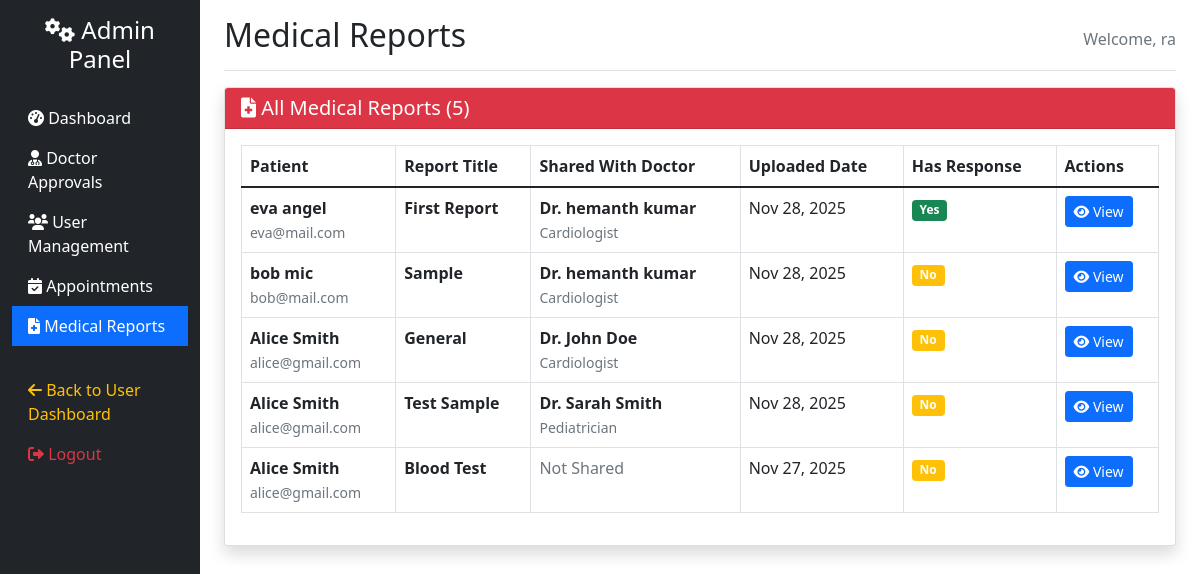
Page /users/admin/reports/ (signed in) on the committed database.
### apps/reports/models.py (models this page shows, shortened)
class MedicalReport(models.Model):
    patient = models.ForeignKey(User, on_delete=models.CASCADE)
    title = models.CharField(max_length=200)
    description = models.TextField(blank=True)
    report_file = models.FileField(upload_to='medical_reports/')
    uploaded_at = models.DateTimeField(auto_now_add=True)
    analysis_results = models.TextField(blank=True)
    category = models.CharField(
        max_length=50,
        choices=(
            ('cardiologist', 'Cardiology'),
            ('pediatrician', 'Pediatrics'),
            ('general', 'General Medicine'),
            ('orthopedic', 'Orthopedics'),
            ('neurologist', 'Neurology'),
            ('dermatologist', 'Dermatology'),
            ('psychiatrist', 'Psychiatry'),
            ('dentist', 'Dentistry'),
        ),
        blank=True,
        null=True
    )
    shared_with = models.ForeignKey(User, on_delete=models.SET_NULL, null=True, blank=True,
                                  related_name='shared_reports', limit_choices_to={'profile__user_type': 'doctor', 'profile__status': 'approved'})
    class Meta:
        app_label = 'reports'
        ordering = ['-uploaded_at']

### apps/users/models.py (models this page shows, shortened)
class Profile(models.Model):
    USER_TYPES = (
        ('patient', 'Patient'),
        ('doctor', 'Doctor'),
    )
    SPECIALIZATION_CHOICES = (
        ('cardiologist', 'Cardiologist'),
        ('pediatrician', 'Pediatrician'),
        ('general', 'General Physician'),
        ('orthopedic', 'Orthopedic'),
        ('neurologist', 'Neurologist'),
        ('dermatologist', 'Dermatologist'),
        ('psychiatrist', 'Psychiatrist'),
        ('dentist', 'Dentist'),
    )
    STATUS_CHOICES = (
        ('pending', 'Pending Approval'),
        ('approved', 'Approved'),
        ('rejected', 'Rejected'),
    )
    user = models.OneToOneField('auth.User', on_delete=models.CASCADE)
    user_type = models.CharField(max_length=10, choices=USER_TYPES)
    phone = models.CharField(max_length=15, blank=True)
    address = models.TextField(blank=True)
    specialization = models.CharField(max_length=50, choices=SPECIALIZATION_CHOICES, blank=True, null=True)
    license_number = models.CharField(max_length=100, blank=True, null=True)
    experience = models.IntegerField(blank=True, null=True, help_text="Years of experience")
    hospital_name = models.CharField(max_length=200, blank=True, null=True)
    status = models.CharField(max_length=10, choices=STATUS_CHOICES, default='pending')
    bio = models.TextField(blank=True)
    class Meta:
        app_label = 'users'

### apps/users/views.py (the view)
# urls.py: path('admin/reports/', views.admin_reports, name='admin_reports'),
@staff_member_required
def admin_reports(request):
    from apps.reports.models import MedicalReport
    reports = MedicalReport.objects.all().select_related('patient', 'shared_with').order_by('-uploaded_at')
    context = {
        'reports': reports,
    }
    return render(request, 'admin/reports.html', context)

### healthcare/admin_context.py (called while the page is built)
def admin_context(request):
    if request.user.is_authenticated and request.user.is_staff:
        pending_count = Profile.objects.filter(user_type='doctor', status='pending').count()
        return {'pending_count': pending_count}
    return {}

### templates/admin/reports.html (shortened to what this page needs)
{% extends 'admin/base.html' %}
{% block admin_title %}Medical Reports{% endblock %}
{% block admin_content %}
<div class="card shadow">
    <div class="card-header bg-danger text-white">
        <h5 class="m-0 font-weight-bold">
            <i class="fas fa-file-medical"></i> All Medical Reports ({{ reports.count }})
        </h5>
    </div>
    <div class="card-body">
        {% if reports %}
            <div class="table-responsive">
                <table class="table table-bordered table-hover">
                    <thead>
                        <tr>
                            <th>Patient</th>
                            <th>Report Title</th>
                            <th>Shared With Doctor</th>
                            <th>Uploaded Date</th>
                            <th>Has Response</th>
                            <th>Actions</th>
                        </tr>
                    </thead>
                    <tbody>
                        {% for report in reports %}
                        <tr>
                            <td>
                                <strong>{{ report.patient.get_full_name }}</strong><br>
                                <small class="text-muted">{{ report.patient.email }}</small>
                            </td>
                            <td>
                                <strong>{{ report.title }}</strong><br>
                            </td>
                            <td>
                                {% if report.shared_with %}
                                <strong>Dr. {{ report.shared_with.get_full_name }}</strong><br>
                                <small class="text-muted">{{ report.shared_with.profile.get_specialization_display }}</small>
                                {% else %}
                                <span class="text-muted">Not Shared</span>
                                {% endif %}
                            </td>
                            <td>{{ report.uploaded_at|date:"M d, Y" }}</td>
                            <td>
                                {% if report.doctor_response %}
                                <span class="badge bg-success">Yes</span>
                                {% else %}
                                <span class="badge bg-warning">No</span>
                                {% endif %}
                            </td>
                            <td>
                                <a href="{% url 'report_detail' report.id %}" class="btn btn-primary btn-sm" target="_blank">
                                    <i class="fas fa-eye"></i> View
                                </a>
                            </td>
                        </tr>
                        {% endfor %}
                    </tbody>
                </table>
            </div>
        {% else %}
            <div class="alert alert-info">
                <i class="fas fa-info-circle"></i> No medical reports found in the system.
            </div>
        {% endif %}
    </div>
</div>
{% endblock %}

### templates/admin/base.html (shortened to what this page needs)
<!DOCTYPE html>
<html lang="en">
<head>
    <link href="https://cdn.jsdelivr.net/npm/bootstrap@5.1.3/dist/css/bootstrap.min.css" rel="stylesheet">
    <link rel="stylesheet" href="https://cdnjs.cloudflare.com/ajax/libs/font-awesome/6.0.0/css/all.min.css">
</head>
<body>
    <div class="container-fluid">
        <div class="row">
            <nav class="col-md-3 col-lg-2 d-md-block sidebar collapse bg-dark">
                <div class="position-sticky pt-3">
                    <h4 class="text-white text-center mb-4">
                        <i class="fas fa-cogs"></i> Admin Panel
                    </h4>
                    <ul class="nav flex-column">
                        <li class="nav-item">
                            <a class="nav-link {% if request.resolver_match.url_name == 'admin_dashboard' %}active{% endif %}"
                               href="{% url 'admin_dashboard' %}">
                                <i class="fas fa-tachometer-alt"></i> Dashboard
                            </a>
                        </li>
                        <li class="nav-item">
                            <a class="nav-link {% if request.resolver_match.url_name == 'admin_doctor_approvals' %}active{% endif %}"
                               href="{% url 'admin_doctor_approvals' %}">
                                <i class="fas fa-user-md"></i> Doctor Approvals
                            </a>
                        </li>
                        <li class="nav-item">
                            <a class="nav-link {% if request.resolver_match.url_name == 'admin_user_management' %}active{% endif %}"
                               href="{% url 'admin_user_management' %}">
                                <i class="fas fa-users"></i> User Management
                            </a>
                        </li>
                        <li class="nav-item">
                            <a class="nav-link {% if request.resolver_match.url_name == 'admin_appointments' %}active{% endif %}"
                               href="{% url 'admin_appointments' %}">
                                <i class="fas fa-calendar-check"></i> Appointments
                            </a>
                        </li>
                        <li class="nav-item">
                            <a class="nav-link {% if request.resolver_match.url_name == 'admin_reports' %}active{% endif %}"
                               href="{% url 'admin_reports' %}">
                                <i class="fas fa-file-medical"></i> Medical Reports
                            </a>
                        </li>
                        <li class="nav-item mt-4">
                            <a class="nav-link text-warning" href="{% url 'dashboard' %}">
                                <i class="fas fa-arrow-left"></i> Back to User Dashboard
                            </a>
                        </li>
                        <li class="nav-item">
                            <form method="post" action="{% url 'logout' %}">
                                <button type="submit" class="nav-link text-danger btn btn-link" style="border: none; background: none; cursor: pointer; text-align: left; width: 100%;">
                                    <i class="fas fa-sign-out-alt"></i> Logout
                                </button>
                            </form>
                        </li>
                    </ul>
                </div>
            </nav>
            <main class="col-md-9 ms-sm-auto col-lg-10 px-md-4">
                <div class="d-flex justify-content-between flex-wrap flex-md-nowrap align-items-center pt-3 pb-2 mb-3 border-bottom">
                    <h1 class="h2">{% block admin_title %}Admin Dashboard{% endblock %}</h1>
                    <div class="btn-toolbar mb-2 mb-md-0">
                        <span class="text-muted">Welcome, {{ user.get_full_name|default:user.username }}</span>
                    </div>
                </div>
                {% block admin_content %}
                {% endblock %}
            </main>
        </div>
    </div>
</body>
</html>

### templates/admin/base.html (style rules this page uses)
.sidebar { min-height: 100vh; background-color: #343a40; }
.sidebar .nav-link { color: #fff; }
.sidebar .nav-link.active { background-color: #0d6efd; }

### rows in the picture
MedicalReport: patient.get_full_name "eva angel", patient.email "eva@mail.com", title "First Report", shared_with.get_full_name "hemanth kumar", shared_with.profile.specialization "Cardiologist", uploaded_at "Nov 28, 2025", shows "Yes"
MedicalReport: patient.get_full_name "bob mic", patient.email "bob@mail.com", title "Sample", shared_with.get_full_name "hemanth kumar", shared_with.profile.specialization "Cardiologist", uploaded_at "Nov 28, 2025"
MedicalReport: patient.get_full_name "Alice Smith", patient.email "alice@gmail.com", title "General", shared_with.get_full_name "John Doe", shared_with.profile.specialization "Cardiologist", uploaded_at "Nov 28, 2025"
MedicalReport: patient.get_full_name "Alice Smith", patient.email "alice@gmail.com", title "Test Sample", shared_with.get_full_name "Sarah Smith", shared_with.profile.specialization "Pediatrician", uploaded_at "Nov 28, 2025"
MedicalReport: patient.get_full_name "Alice Smith", patient.email "alice@gmail.com", title "Blood Test", shows "Not Shared", uploaded_at "Nov 27, 2025"

### other values in the picture
{{ user.get_full_name|default:user.username }} "ra"
{{ reports.count }} "5"
